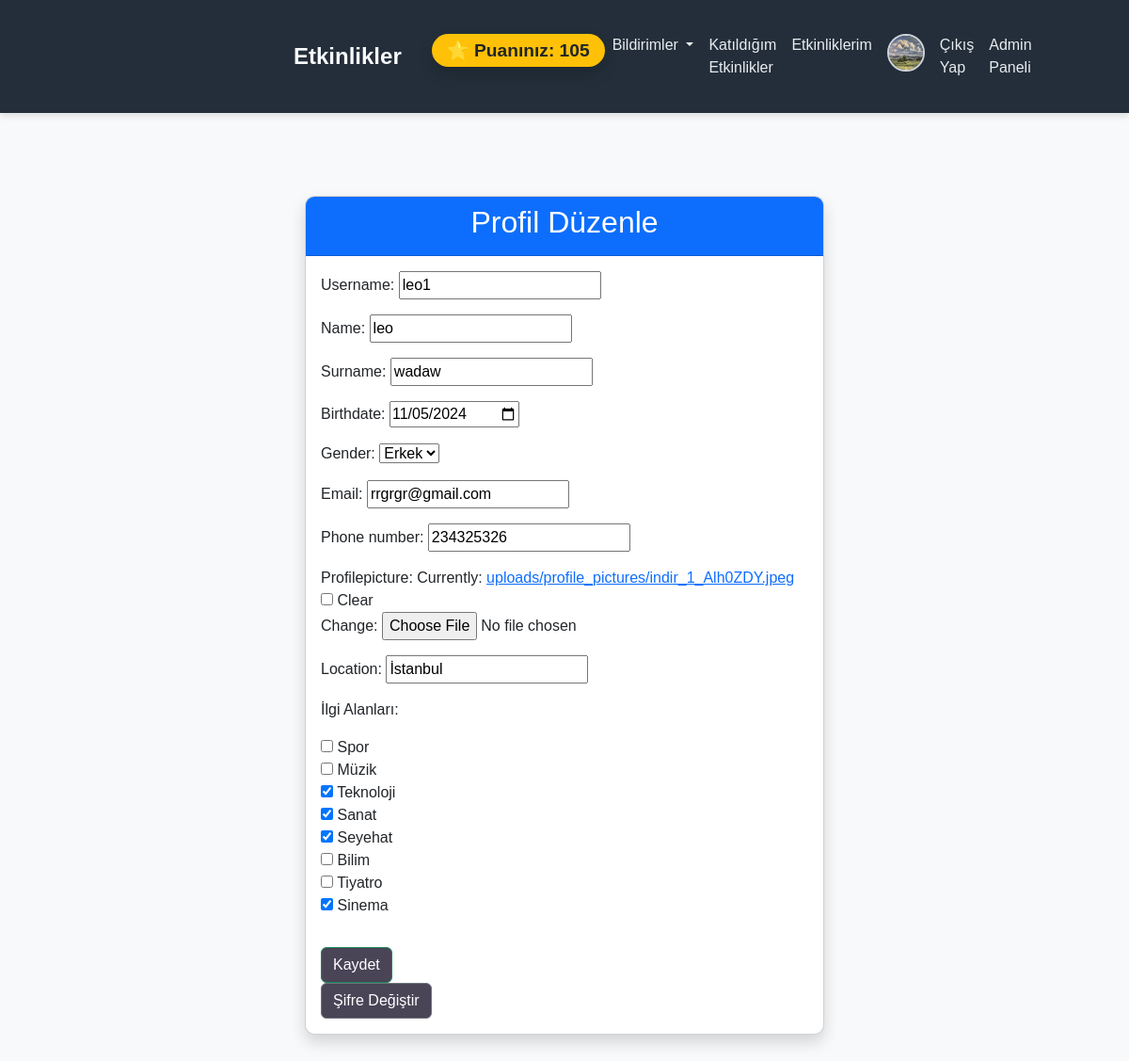
/profile/edit/ (signed in), run on the app's committed database.
### users/models.py (models this page shows)
class User(AbstractUser):
    id = models.AutoField(primary_key=True)
    username = models.CharField(max_length=150,unique=True)
    password = models.CharField(max_length=150)
    name = models.CharField(max_length=150)
    surname = models.CharField(max_length=150)
    birthdate = models.DateField(max_length=150)
    gender = models.CharField(max_length=150)
    email = models.EmailField(max_length=150,unique=True)
    phone_number = models.CharField(max_length=128)
    interests = models.CharField(max_length=150)
    profilepicture=models.ImageField(upload_to='uploads/profile_pictures/', null=True, blank=True)
    verification_code = models.CharField(max_length=6, blank=True, null=True)
    location = models.CharField(max_length=100,default="İstanbul")
    latitude = models.FloatField(blank=True, null=True)  # Enlem
    longitude = models.FloatField(blank=True, null=True)  # Boylam
    is_admin = models.BooleanField(default=False)
    score = models.IntegerField(default=20)
    groups = models.ManyToManyField(
        'auth.Group',
        related_name='user_groups',  # Özel ilişkili ad
        blank=True,
    )
    user_permissions = models.ManyToManyField(
        'auth.Permission',
        related_name='user_permissions',  # Özel ilişkili ad
        blank=True,
    )

class Interest(models.Model):
    name = models.CharField(max_length=100)
    def __str__(self):
        return self.name

### users/views.py (the view)
# urls.py: path('profile/edit/', views.edit_profile, name='edit_profile'),
@login_required
def edit_profile(request):
    user = request.user
    if request.method == 'POST':
        form = UserEditForm(request.POST, request.FILES,user=user, instance=user)
        if form.is_valid():
            form.save()
            messages.success(request, 'Profiliniz başarıyla güncellendi.')
            return redirect('edit_profile')
        else:
            messages.error(request, 'Lütfen formu doğru bir şekilde doldurun.')
    else:
        form = UserEditForm(user=user, instance=user)
    return render(request, 'edit_profile.html', {'form': form})

### users/forms.py (shortened to what this page needs)
class UserEditForm(forms.ModelForm):
    interests = forms.ModelMultipleChoiceField(
        queryset=Interest.objects.all(),
        widget=forms.CheckboxSelectMultiple,
        required=False,
        label="İlgi Alanları"
    )
    class Meta:
        model = User
        fields = [
            'username', 'name', 'surname', 'birthdate',
            'gender', 'email', 'phone_number',
            'profilepicture', 'location'
        ]
        widgets = {
            'birthdate': forms.DateInput(attrs={'type': 'date'}),
            'gender': forms.Select(choices=[('Male', 'Erkek'), ('Female', 'Kadın')]),
        }
    def __init__(self, *args, **kwargs):
        user = kwargs.pop('user', None)
        super(UserEditForm, self).__init__(*args, **kwargs)
        if user:
            user_interests = UserInterests.objects.filter(user=user).first()
            if user_interests:
                self.fields['interests'].initial = user_interests.interests.all()

### users/context_processors.py (called while the page is built)
def notifications_context(request):
    if request.user.is_authenticated:
        notifications = Notification.objects.filter(user=request.user).order_by('-created_at')
        unread_count = notifications.filter(is_read=False).count()
        return {
            'notifications': notifications[:5],  # İlk 5 bildirimi gönder
            'unread_count': unread_count  # Okunmamış bildirim sayısı
        }
    return {'notifications': [], 'unread_count': 0}

### templates/edit_profile.html (shortened to what this page needs)
{% extends 'base.html' %}
{% block content %}
<head>
{%load static%}
<link rel="stylesheet" href="{% static 'css/profile_style.css' %}">
</head>
<div class="container mt-5">
    <div class="card shadow">
        <div class="card-header bg-primary text-white">
            <h2>Profil Düzenle</h2>
        </div>
        <div class="card-body">
            <form method="post" enctype="multipart/form-data">
                {{ form.as_p }}
                <button type="submit" class="btn btn-success mt-3">Kaydet</button>
            </form>
            <a href="{% url 'password_reset' %}" class="btn btn-secondary">Şifre Değiştir</a>
        </div>
    </div>
</div>
{% endblock %}

### templates/base.html (shortened to what this page needs)
<!DOCTYPE html>
<html lang="en">
<head>
    {% load static %}
    <link rel="stylesheet" href="{% static 'css/styles.css' %}">
    <link href="https://cdn.jsdelivr.net/npm/bootstrap@5.3.3/dist/css/bootstrap.min.css" rel="stylesheet">
</head>
<body>
    <nav class="navbar navbar-expand-lg navbar-dark ">
        <div class="container">
            <a class="navbar-brand" href="/">Etkinlikler</a>
            <div class="collapse navbar-collapse" id="navbarNav">
                <ul class="navbar-nav ms-auto">
                    {% if user.is_authenticated %}
                    <span class="navbar-text ms-3">
                        <span class="badge bg-warning text-dark px-3 py-2 rounded-pill shadow">
                            ⭐ Puanınız: <strong>{{ user.score }}</strong>
                        </span>
                    </span>
                    <li class="nav-item dropdown">
                        <a class="nav-link dropdown-toggle" href="#" id="notificationsDropdown" role="button" data-bs-toggle="dropdown" aria-expanded="false">
                            Bildirimler
                        </a>
                    </li>
                    <li class="nav-item">
                        <a class="nav-link" href="{% url 'attended_events' %}">Katıldığım Etkinlikler</a>
                    </li>
                    <li class="nav-item">
                        <a class="nav-link" href="{% url 'event_list' %}">Etkinliklerim</a>
                    </li>
                    <li class="nav-item">
                        <a class="nav-link" href="{% url 'edit_profile' %}">
                            <img src="{{ user.profilepicture.url }}" alt="Profil Resmi" class="rounded-circle" width="40" height="40">
                        </a>
                    </li>
                    <li class="nav-item">
                        <a class="nav-link" href="{% url 'logout' %}">Çıkış Yap</a>
                    </li>
                    {% if user.is_admin %}
                    <li class="nav-item">
                        <a class="nav-link" href="{% url 'admin_dashboard' %}">Admin Paneli</a>
                    </li>
                    {% endif %}
                    {% endif %}
                </ul>
            </div>
        </div>
    </nav>
<div class="container">
    {% block content %}{% endblock %}
</div>
</body>
</html>

### users/static/css/styles.css (style rules this page uses)
.navbar { background-color: #232e3a; box-shadow: 0px 4px 6px rgba(0, 0, 0, 0.1); }
.navbar .navbar-brand { font-size: 1.5rem; font-weight: bold; color: #f8f9fa; }
.navbar .nav-link { color: #e9ecef; font-weight: 500; transition: color 0.3s ease; }
.navbar-text .badge { font-size: 1.2rem; font-weight: bold; animation: glow 2s infinite alternate; }
.navbar .nav-link img { border: 2px solid #ced4da; transition: border 0.3s ease; }
body { background-color: #3b3b3b; color: #212529; font-family: "Arial", sans-serif; }
.container { padding-top: 20px; padding-bottom: 20px; }
.card { background-color: #ffffff; border: 1px solid #ced4da; border-radius: 10px; box-shadow: 0 2px 4px rgba(0, 0, 0, 0.1); }
.card .btn { background-color: #4a4457; color: #ffffff; transition: background-color 0.3s ease; }

### users/static/css/profile_style.css (style rules this page uses)
body { background-color: #f8f9fa; font-family: Arial, sans-serif; }
.container { max-width: 600px; margin: auto; }
.card { border-radius: 10px; overflow: hidden; }
.card-header { font-size: 1.5rem; text-align: center; }
button { margin-top: 10px; }

### data on the page
User: score "105", profilepicture (picture), username "leo1", name "leo", surname "wadaw", birthdate "11/05/2024", gender "Erkek", email "rrgrgr@gmail.com", phone_number "234325326", location "İstanbul", interests "☐ ☐ ☑ ☑ ☑ ☐ ☐ ☑"
